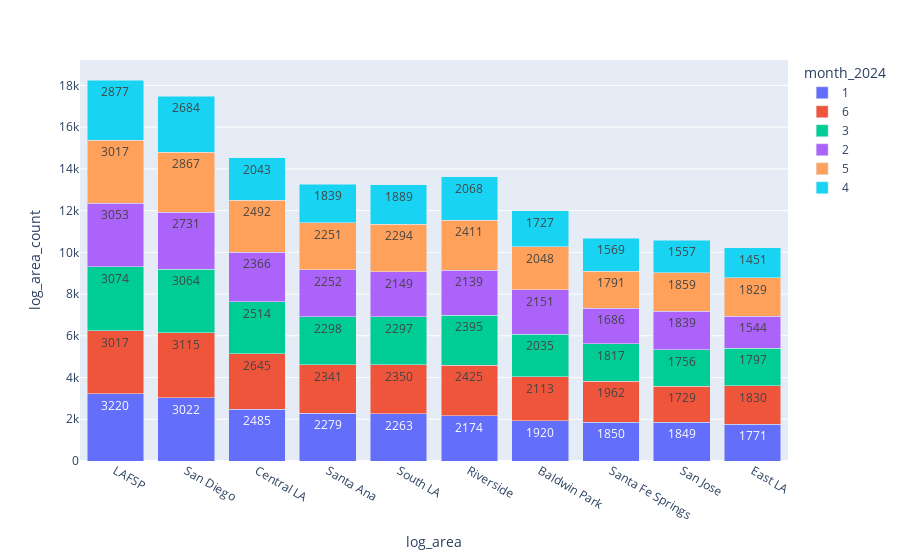

Notebook code for this chart:
### Code cell
fig_people = px.bar(df, x="log_area", y="log_area_count", color="month_2024", barmode="stack", text="log_area_count")
fig_people.show()

### Figure 1 — Plotly figure (JSON) as saved in the notebook; plotly's stock layout.template omitted (floating-point values rounded to 4 significant figures)
{"data": [{"alignmentgroup": "True", "hovertemplate": "month_2024=1<br>log_area=%{x}<br>log_area_count=%{text}<extra></extra>", "legendgroup": "1", "marker": {"color": "#636efa", "pattern": {"shape": ""}}, "name": "1", "offsetgroup": "1", "orientation": "v", "showlegend": true, "text": [3220, 3022, 2485, 2279, 2263, 2174, 1920, 1850, 1849, 1771], "textposition": "auto", "type": "bar", "x": ["LAFSP", "San Diego", "Central LA", "Santa Ana", "South LA", "Riverside", "Baldwin Park", "Santa Fe Springs", "San Jose", "East LA"], "xaxis": "x", "y": [3220, 3022, 2485, 2279, 2263, 2174, 1920, 1850, 1849, 1771], "yaxis": "y"}, {"alignmentgroup": "True", "hovertemplate": "month_2024=6<br>log_area=%{x}<br>log_area_count=%{text}<extra></extra>", "legendgroup": "6", "marker": {"color": "#EF553B", "pattern": {"shape": ""}}, "name": "6", "offsetgroup": "6", "orientation": "v", "showlegend": true, "text": [3115, 3017, 2645, 2425, 2350, 2341, 2113, 1962, 1830, 1729], "textposition": "auto", "type": "bar", "x": ["San Diego", "LAFSP", "Central LA", "Riverside", "South LA", "Santa Ana", "Baldwin Park", "Santa Fe Springs", "East LA", "San Jose"], "xaxis": "x", "y": [3115, 3017, 2645, 2425, 2350, 2341, 2113, 1962, 1830, 1729], "yaxis": "y"}, {"alignmentgroup": "True", "hovertemplate": "month_2024=3<br>log_area=%{x}<br>log_area_count=%{text}<extra></extra>", "legendgroup": "3", "marker": {"color": "#00cc96", "pattern": {"shape": ""}}, "name": "3", "offsetgroup": "3", "orientation": "v", "showlegend": true, "text": [3074, 3064, 2514, 2395, 2298, 2297, 2035, 1817, 1797, 1756], "textposition": "auto", "type": "bar", "x": ["LAFSP", "San Diego", "Central LA", "Riverside", "Santa Ana", "South LA", "Baldwin Park", "Santa Fe Springs", "East LA", "San Jose"], "xaxis": "x", "y": [3074, 3064, 2514, 2395, 2298, 2297, 2035, 1817, 1797, 1756], "yaxis": "y"}, {"alignmentgroup": "True", "hovertemplate": "month_2024=2<br>log_area=%{x}<br>log_area_count=%{text}<extra></extra>", "legendgroup": "2", "marker": {"color": "#ab63fa", "pattern": {"shape": ""}}, "name": "2", "offsetgroup": "2", "orientation": "v", "showlegend": true, "text": [3053, 2731, 2366, 2252, 2151, 2149, 2139, 1839, 1686, 1544], "textposition": "auto", "type": "bar", "x": ["LAFSP", "San Diego", "Central LA", "Santa Ana", "Baldwin Park", "South LA", "Riverside", "San Jose", "Santa Fe Springs", "East LA"], "xaxis": "x", "y": [3053, 2731, 2366, 2252, 2151, 2149, 2139, 1839, 1686, 1544], "yaxis": "y"}, {"alignmentgroup": "True", "hovertemplate": "month_2024=5<br>log_area=%{x}<br>log_area_count=%{text}<extra></extra>", "legendgroup": "5", "marker": {"color": "#FFA15A", "pattern": {"shape": ""}}, "name": "5", "offsetgroup": "5", "orientation": "v", "showlegend": true, "text": [3017, 2867, 2492, 2411, 2294, 2251, 2048, 1859, 1829, 1791], "textposition": "auto", "type": "bar", "x": ["LAFSP", "San Diego", "Central LA", "Riverside", "South LA", "Santa Ana", "Baldwin Park", "San Jose", "East LA", "Santa Fe Springs"], "xaxis": "x", "y": [3017, 2867, 2492, 2411, 2294, 2251, 2048, 1859, 1829, 1791], "yaxis": "y"}, {"alignmentgroup": "True", "hovertemplate": "month_2024=4<br>log_area=%{x}<br>log_area_count=%{text}<extra></extra>", "legendgroup": "4", "marker": {"color": "#19d3f3", "pattern": {"shape": ""}}, "name": "4", "offsetgroup": "4", "orientation": "v", "showlegend": true, "text": [2877, 2684, 2068, 2043, 1889, 1839, 1727, 1569, 1557, 1451], "textposition": "auto", "type": "bar", "x": ["LAFSP", "San Diego", "Riverside", "Central LA", "South LA", "Santa Ana", "Baldwin Park", "Santa Fe Springs", "San Jose", "East LA"], "xaxis": "x", "y": [2877, 2684, 2068, 2043, 1889, 1839, 1727, 1569, 1557, 1451], "yaxis": "y"}], "layout": {"autosize": true, "barmode": "stack", "legend": {"title": {"text": "month_2024"}, "tracegroupgap": 0}, "margin": {"t": 60}, "xaxis": {"anchor": "y", "autorange": true, "domain": [0, 1], "range": [-0.5, 9.5], "title": {"text": "log_area"}, "type": "category"}, "yaxis": {"anchor": "x", "autorange": true, "domain": [0, 1], "range": [0, 19220.0], "title": {"text": "log_area_count"}, "type": "linear"}}}
